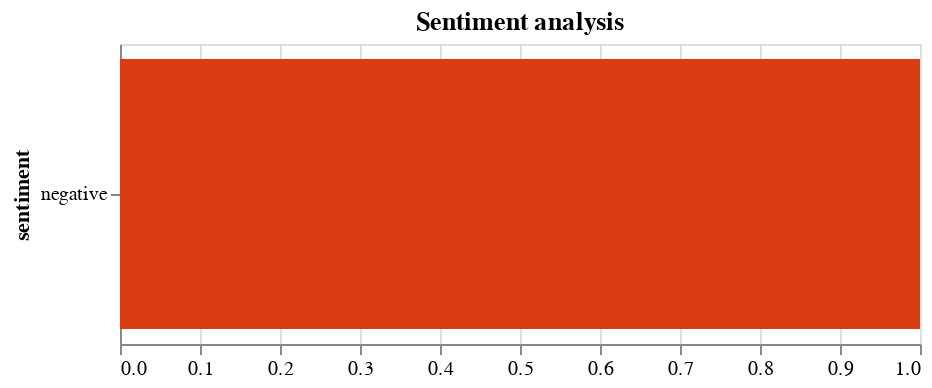

Write notebook code for a chart like this one.
### Code cell
# create data to change colors in Altair plot
domain = ['neutral', 'postive', 'negative']
range_=['#b2d8d8',"#008080", '#db3d13']


alt.Chart(df).mark_bar().encode(
    x=alt.X('count()', title=None),
    y=alt.Y('sentiment', sort="-x"),
    color= alt.Color('sentiment', legend=None, scale=alt.Scale(domain=domain, range=range_))
).properties(
    title="Sentiment analysis",
    width=400,
    height=150,
)

### Figure 1 — Vega-Lite specification as saved in the notebook (floating-point values rounded to 4 significant figures; data arrays with more than 128 entries replaced by an {"elided": "..."} marker saying what was removed)
{"config": {"view": {"continuousWidth": 400, "continuousHeight": 300}}, "data": {"name": "data-897c957639762821d96e083401fb5fd8"}, "mark": "bar", "encoding": {"color": {"field": "sentiment", "legend": null, "scale": {"domain": ["neutral", "postive", "negative"], "range": ["#b2d8d8", "#008080", "#db3d13"]}, "type": "nominal"}, "x": {"aggregate": "count", "title": null, "type": "quantitative"}, "y": {"field": "sentiment", "sort": "-x", "type": "nominal"}}, "height": 150, "title": "Sentiment analysis", "width": 400, "$schema": "https://vega.github.io/schema/vega-lite/v4.17.0.json", "datasets": {"data-897c957639762821d96e083401fb5fd8": [{"Unnamed: 0": 0, "Titel": "      Inside Twitter as ‘mass exodus’ of staffers throws platform’s future into uncertainty    ", "URL": "https://edition.cnn.com/2022/11/17/media/twitter-exodus-reliable-sources/index.html", "Thema": "New YorkCNN Business         —     ", "Autor": "Oliver Darcy", "Datum": "  Updated        10:35 AM EST, Fri November 18, 2022    ", "Artikeltext": "New York CNN Business        —          Death is in the air on Twitter.        On the platform Thursday evening, where #RIPTwitter was the top trend worldwide, users wrote what they feared might be their last posts, offering apprehensive goodbyes and listing the other (more stable) social media platforms where they can still be found.         They were reacting to the dire news emanating from inside Twitter. Scores of remaining employees at the social media company on Thursday appeared to reject owner Elon Musk’s ultimatum to work “extremely hardcore,” throwing the communications platform into utter disarray and raising serious questions about how much longer it will survive.  A version of this article first appeared in the “Reliable Sources” newsletter. Sign up for the daily digest chronicling the evolving media landscape here.      The death of Twitter would have weighty consequences, given how integral the platform is to global communications. The platform has often been compared to a digital town square. World leaders use Twitter to communicate, journalists use Twitter to newsgather, dissidents in repressive countries use Twitter to organize, celebrities and major brands use Twitter to make important announcements, and the public often uses Twitter to monitor all of it in real-time.        If the platform were to die off, or become unusable because of instability issues, no single space would immediately replace it and communications could become fractured across multiple social media websites, leading to a seismic disruption and slowdown in the flow of information.        Inside the company’s Slack, a mass resignation effectively occurred after Musk’s 5pm deadline for employees to arrive at a decision passed. Hundreds of staffers appear to have called it quits, accepting Musk’s offer to exit in exchange for three months of severance.  SpaceX owner and Tesla CEO Elon Musk speaks during a conversation with legendary game designer Todd Howard (not pictured) at the E3 gaming convention in Los Angeles, California, U.S., June 13, 2019.  Mike Blake/ReutersTwitter employees head for the exits after Elon Musk's 'extremely hardcore' work ultimatum      Employees flooded the “#social-watercooler” channel with the salute emoji, indicating that they had chosen not to sign Musk’s pledge. A similar series of events unfolded in the Slack channel earlier this month as Musk eliminated roughly 50% of the company’s then 7,500-person workforce.        A former Twitter executive, who recently exited the company, described the situation as a “mass exodus.” Asked about the situation, the former executive said, “Elon is finding out that he can’t bully top senior talent. They have lots of options and won’t put up with his antics.”        “They will struggle just to keep the lights on,” the former executive added.        That assessment was universally shared by the other half dozen current and former employees on Thursday. It was already bad enough after Musk executed mass layoffs at the company earlier this month. So bad that Twitter asked some of the people it had let go to come back just days later. The state-of-play has only become more dire since then.        In fact, Twitter management was in panic mode hours before the deadline passed, people familiar with the matter said, explaining that senior leaders were “scrambling” to convince talent to stay at the company.        Musk himself seemed to finally realize the grim state of affairs, sending an all-staff email relaxing his previously uncompromising anti-remote work position. “Regarding remote work, all that is required for approval is that your manager takes responsibility for ensuring that you are making an excellent contribution,” Musk said in the email.        It didn’t appear to do much good.         Two employees who had decided to reject Musk’s ultimatum on Thursday were quite clear in why they were doing so. “I don’t want to stick around to build a product that’s being poisoned from the inside and out,” one said, adding later that he felt good about making a decision “in line with what I stand for.”        A recently laid off employee who remains in touch with former coworkers said, “People don’t want to sacrifice their mental health and family lives to make the richest man in the world richer.”        And Twitter seemed to grasp the mess on its hands Thursday evening, sending an email to staff notifying them it has once again shuttered all of its offices and suspended employee badge access, presumably to protect its systems and data.        Twitter’s already decimated communications department didn’t respond to requests for comment. But Musk nodded to the situation in a tweet.        “How do you make a small fortune in social media?” Musk asked. “Start out with a large one.”  ", "Artikeltext_lower": "new york cnn business        —          death is in the air on twitter.        on the platform thursday evening, where #riptwitter was the top trend worldwide, users wrote what they feared might be their last posts, offering apprehensive goodbyes and listing the other (more stable) social media platforms where they can still be found.         they were reacting to the dire news emanating from inside twitter. scores of remaining employees at the social media company on thursday appeared to reject owner elon musk’s ultimatum to work “extremely hardcore,” throwing the communications platform into utter disarray and raising serious questions about how much longer it will survive.  a version of this article first appeared in the “reliable sources” newsletter. sign up for the daily digest chronicling the evolving media landscape here.      the death of twitter would have weighty consequences, given how integral the platform is to global communications. the platform has often been compared to a digital town square. world leaders use twitter to communicate, journalists use twitter to newsgather, dissidents in repressive countries use twitter to organize, celebrities and major brands use twitter to make important announcements, and the public often uses twitter to monitor all of it in real-time.        if the platform were to die off, or become unusable because of instability issues, no single space would immediately replace it and communications could become fractured across multiple social media websites, leading to a seismic disruption and slowdown in the flow of information.        inside the company’s slack, a mass resignation effectively occurred after musk’s 5pm deadline for employees to arrive at a decision passed. hundreds of staffers appear to have called it quits, accepting musk’s offer to exit in exchange for three months of severance.  spacex owner and tesla ceo elon musk speaks during a conversation with legendary game designer todd howard (not pictured) at the e3 gaming convention in los angeles, california, u.s., june 13, 2019.  mike blake/reuterstwitter employees head for the exits after elon musk's 'extremely hardcore' work ultimatum      employees flooded the “#social-watercooler” channel with the salute emoji, indicating that they had chosen not to sign musk’s pledge. a similar series of events unfolded in the slack channel earlier this month as musk eliminated roughly 50% of the company’s then 7,500-person workforce.        a former twitter executive, who recently exited the company, described the situation as a “mass exodus.” asked about the situation, the former executive said, “elon is finding out that he can’t bully top senior talent. they have lots of options and won’t put up with his antics.”        “they will struggle just to keep the lights on,” the former executive added.        that assessment was universally shared by the other half dozen current and former employees on thursday. it was already bad enough after musk executed mass layoffs at the company earlier this month. so bad that twitter asked some of the people it had let go to come back just days later. the state-of-play has only become more dire since then.        in fact, twitter management was in panic mode hours before the deadline passed, people familiar with the matter said, explaining that senior leaders were “scrambling” to convince talent to stay at the company.        musk himself seemed to finally realize the grim state of affairs, sending an all-staff email relaxing his previously uncompromising anti-remote work position. “regarding remote work, all that is required for approval is that your manager takes responsibility for ensuring that you are making an excellent contribution,” musk said in the email.        it didn’t appear to do much good.         two employees who had decided to reject musk’s ultimatum on thursday were quite clear in why they were doing so. “i don’t want to stick around to build a product that’s being poisoned from the inside and out,” one said, adding later that he felt good about making a decision “in line with what i stand for.”        a recently laid off employee who remains in touch with former coworkers said, “people don’t want to sacrifice their mental health and family lives to make the richest man in the world richer.”        and twitter seemed to grasp the mess on its hands thursday evening, sending an email to staff notifying them it has once again shuttered all of its offices and suspended employee badge access, presumably to protect its systems and data.        twitter’s already decimated communications department didn’t respond to requests for comment. but musk nodded to the situation in a tweet.        “how do you make a small fortune in social media?” musk asked. “start out with a large one.”  ", "Artikeltext_token": {"elided": "775 str values"}, "Artikeltext_token_s": {"elided": "450 str values"}, "Artikeltext_si": "new york cnn business death air twitter platform thursday evening riptwitter top trend worldwide users wrote feared might last posts offering apprehensive goodbyes listing stable social media platforms still found reacting dire news emanating inside twitter scores remaining employees social media company thursday appeared reject owner elon musk ultimatum work extremely hardcore throwing communications platform utter disarray raising serious questions much longer survive version article first appeared reliable sources newsletter sign daily digest chronicling evolving media landscape death twitter would weighty consequences given integral platform global communications platform often compared digital town square world leaders use twitter communicate journalists use twitter newsgather dissidents repressive countries use twitter organize celebrities major brands use twitter make important announcements public often uses twitter monitor real time platform die become unusable instability issues single space would immediately replace communications could become fractured across multiple social media websites leading seismic disruption slowdown flow information inside company slack mass resignation effectively occurred musk 5pm deadline employees arrive decision passed hundreds staffers appear called quits accepting musk offer exit exchange three months severance spacex owner tesla ceo elon musk speaks conversation legendary game designer todd howard pictured gaming convention los angeles california june 2019 mike blake reuterstwitter employees head exits elon musk extremely hardcore work ultimatum employees flooded social watercooler channel salute emoji indicating chosen sign musk pledge similar series events unfolded slack channel earlier month musk eliminated roughly company 500 person workforce former twitter executive recently exited company described situation mass exodus asked situation former executive said elon finding bully top senior talent lots options put antics struggle keep lights former executive added assessment universally shared half dozen current former employees thursday already bad enough musk executed mass layoffs company earlier month bad twitter asked people let come back days later state play become dire since fact twitter management panic mode hours deadline passed people familiar matter said explaining senior leaders scrambling convince talent stay company musk seemed finally realize grim state affairs sending staff email relaxing previously uncompromising anti remote work position regarding remote work required approval manager takes responsibility ensuring making excellent contribution musk said email appear much good two employees decided reject musk ultimatum thursday quite clear want stick around build product poisoned inside one said adding later felt good making decision line stand recently laid employee remains touch former coworkers said people want sacrifice mental health family lives make richest man world richer twitter seemed grasp mess hands thursday evening sending email staff notifying shuttered offices suspended employee badge access presumably protect systems data twitter already decimated communications department respond requests comment musk nodded situation tweet make small fortune social media musk asked start large one", "Artikeltext_sil": "new york cnn business death air twitter platform thursday evening riptwitter top trend worldwide users wrote feared might last posts offering apprehensive goodbyes listing stable social media platforms still found reacting dire news emanating inside twitter scores remaining employees social media company thursday appeared reject owner elon musk ultimatum work extremely hardcore throwing communications platform utter disarray raising serious questions much longer survive version article first appeared reliable sources newsletter sign daily digest chronicling evolving media landscape death twitter would weighty consequences given integral platform global communications platform often compared digital town square world leaders use twitter communicate journalists use twitter newsgather dissidents repressive countries use twitter organize celebrities major brands use twitter make important announcements public often uses twitter monitor real time platform die become unusable instability issues single space would immediately replace communications could become fractured across multiple social media websites leading seismic disruption slowdown flow information inside company slack mass resignation effectively occurred musk 5pm deadline employees arrive decision passed hundreds staffers appear called quits accepting musk offer exit exchange three months severance spacex owner tesla ceo elon musk speaks conversation legendary game designer todd howard pictured gaming convention los angeles california june 2019 mike blake reuterstwitter employees head exits elon musk extremely hardcore work ultimatum employees flooded social watercooler channel salute emoji indicating chosen sign musk pledge similar series events unfolded slack channel earlier month musk eliminated roughly company 500 person workforce former twitter executive recently exited company described situation mass exodus asked situation former executive said elon finding bully top senior talent lots options put antics struggle keep lights former executive added assessment universally shared half dozen current former employees thursday already bad enough musk executed mass layoffs company earlier month bad twitter asked people let come back days later state play become dire since fact twitter management panic mode hours deadline passed people familiar matter said explaining senior leaders scrambling convince talent stay company musk seemed finally realize grim state affairs sending staff email relaxing previously uncompromising anti remote work position regarding remote work required approval manager takes responsibility ensuring making excellent contribution musk said email appear much good two employees decided reject musk ultimatum thursday quite clear want stick around build product poisoned inside one said adding later felt good making decision line stand recently laid employee remains touch former coworkers said people want sacrifice mental health family lives make richest man world richer twitter seemed grasp mess hands thursday evening sending email staff notifying shuttered offices suspended employee badge access presumably protect systems data twitter already decimated communications department respond requests comment musk nodded situation tweet make small fortune social media musk asked start large one", "neg": 0.125, "neu": 0.761, "pos": 0.115, "compound": -0.8847, "sentiment": "negative"}]}}
